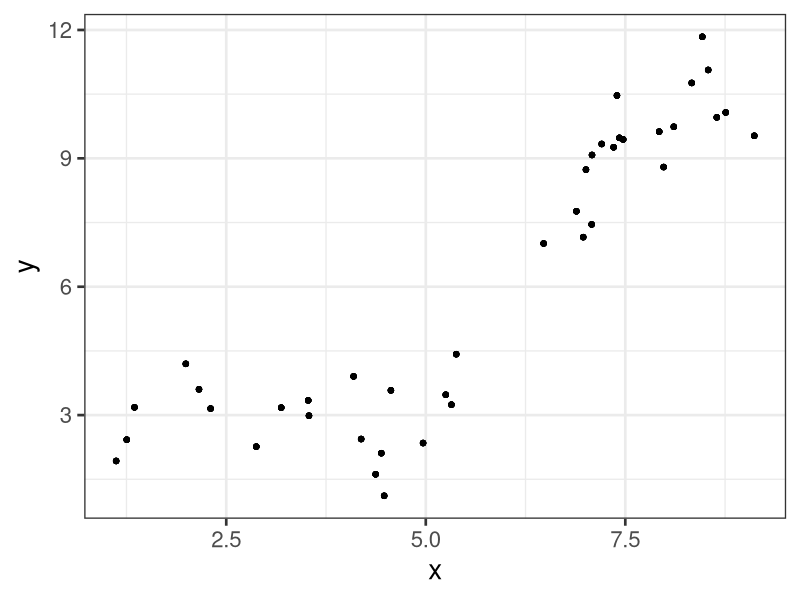
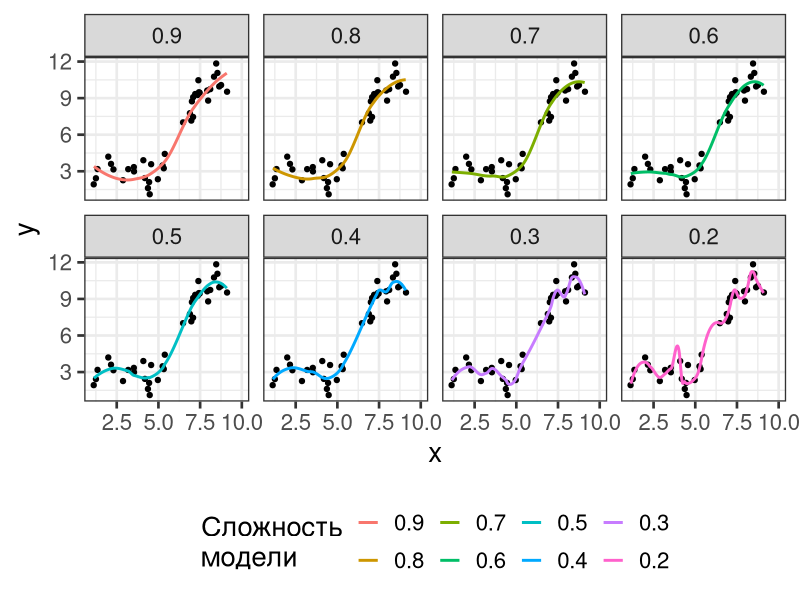
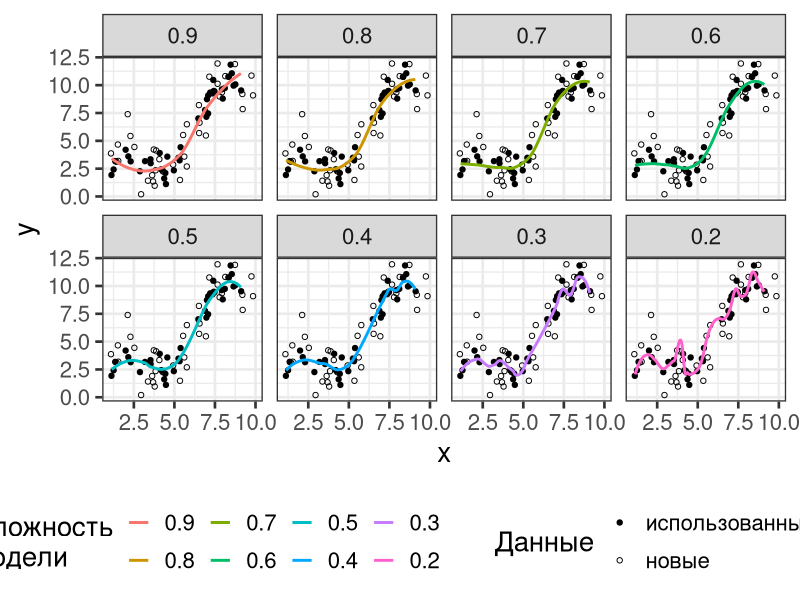
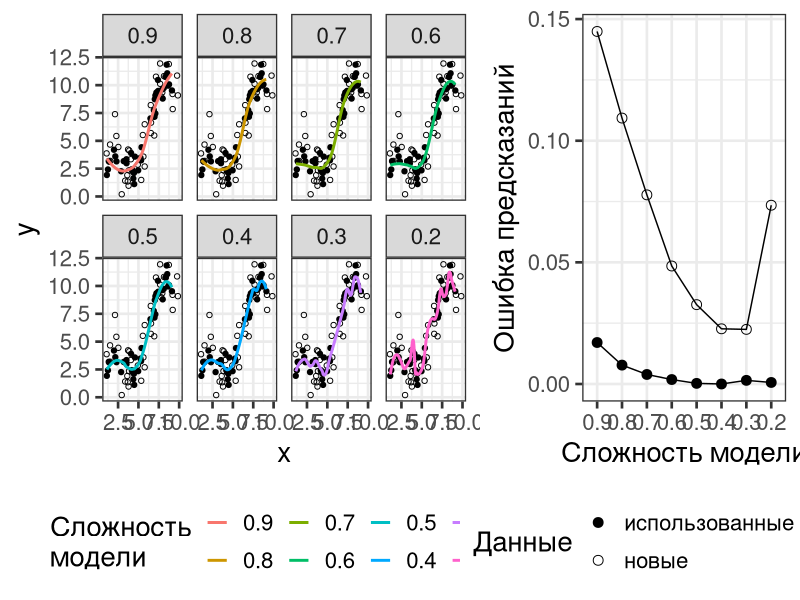
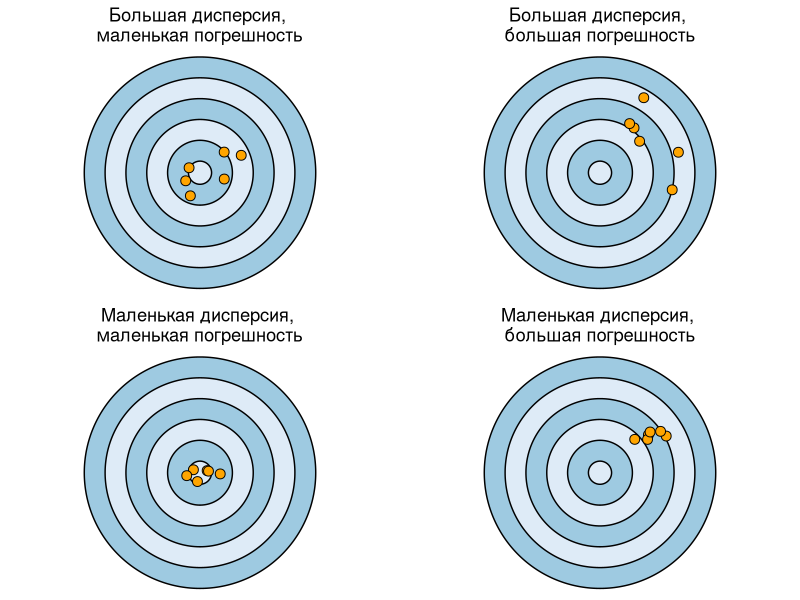
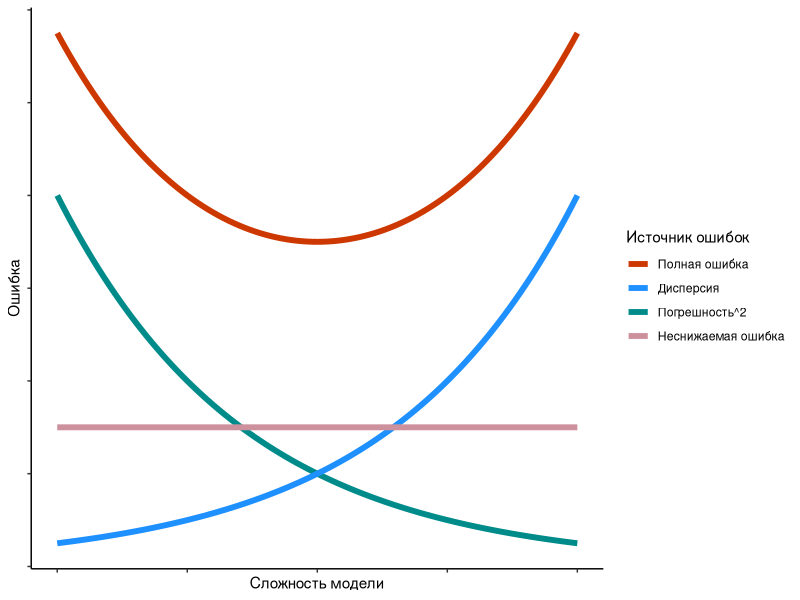

Source code (R) for these figures, in order:
## ---- chunk 1
options(width = 70, scipen = 6, digits = 3)
library(knitr)
library(ggplot2)

knitr::opts_chunk$set(
  fig.align = "center",
  tidy = FALSE,
  fig.width = 7,
  fig.height = 3,
  warning = FALSE,
  message = FALSE
)
## ---- chunk 2
library(tidyverse)
library(cowplot)
library(gridExtra)

theme_set(theme_bw(base_size = 20))
## ---- chunk 3
#| echo: false
#| purl: false

library(tidyr)
library(dplyr)

n <- 40
max_span <- 0.8
my_spans <- c(0.9, 0.8, 0.7, 0.6, 0.5, 0.4, 0.3, 0.2)
sd_e <- 1.8

# Training set -----------------------------------
set.seed(199)
data_training <- data.frame(x = runif(n, 1, 10)) %>%
  mutate(y = 2 * sin(x) + 1 * x + rnorm(n, 0, 0.9)) %>%
  crossing(span = my_spans) %>%
  group_by(span) %>%
  nest(x, y, .key = "data")

# Trained models
mod_training <- data_training %>%
  mutate(model = purrr::map2(data, span, ~ loess(y ~ x, data = .x, span = .y)))

# Predictions on the training set
pred_training <- mod_training %>%
  mutate(pred = purrr::map2(model, data, ~ predict(.x, newdata = .y))) %>%
  group_by(span) %>%
  unnest(c(data, pred)) %>%
  ungroup() %>%
  mutate(span = factor(span, labels = sort(my_spans, decreasing = TRUE), levels = sort(my_spans, decreasing = TRUE)))
# MSE training
MSe_training <- pred_training %>%
  group_by(span) %>%
  summarise(training = mean(y - pred)^2)

# Testing set ------------------------------------
set.seed(12312)
data_testing <- data.frame(x = runif(n, 1, 10)) %>%
  mutate(y = 2 * sin(x) + 1 * x + rnorm(n, 0, sd_e)) %>%
  crossing(span = my_spans) %>%
  group_by(span) %>%
  nest()
# The same model
data_testing$model <- mod_training$model
# Predictions on the testing set
pred_testing <- data_testing %>%
  mutate(pred = purrr::map2(model, data, ~ predict(.x, newdata = .y))) %>%
  group_by(span) %>%
  unnest(c(data, pred)) %>%
  ungroup() %>%
  mutate(span = factor(span, labels = sort(my_spans, decreasing = TRUE), levels = sort(my_spans, decreasing = TRUE)))
# MSE testing
MSe_testing <- pred_testing %>% group_by(span) %>%
  summarise(testing = mean(y - pred, na.rm = TRUE)^2)

# All predictions of the smoothers ---------------
data_all <- data.frame(x = seq(1, 10, length.out = 400)) %>%
  crossing(span = my_spans) %>%
  group_by(span) %>%
  nest()
# The same model
data_all$model <- mod_training$model
# Predictions on an artificial grid for plotting
pred_all <- data_all %>%
  mutate(pred = purrr::map2(model, data, ~ predict(.x, newdata = .y))) %>%
  group_by(span) %>%
  unnest(c(data, pred)) %>%
  ungroup() %>%
  mutate(span = factor(span, labels = sort(my_spans, decreasing = TRUE), levels = sort(my_spans, decreasing = TRUE)))

# Plot of predictions -----------------------
gg_dat <- ggplot(pred_all, aes(x = x, y = pred, colour = span, group = span)) +
  geom_point(data = pred_training, aes(x = x, y = y), colour = "black", shape = 19) +
  labs(colour = "Сложность\nмодели", y = "y") +
  theme(legend.position = "bottom")

# Plot of predictions with training set -------
gg_train <- ggplot(pred_all, aes(x = x, y = pred, colour = span, group = span)) +
  geom_point(data = pred_training, aes(x = x, y = y), colour = "black", shape = 19) +
  geom_line(size = 1) +
  facet_wrap(~as.factor(span), nrow = 2) +
  labs(colour = "Сложность\nмодели", y = "y") +
  theme(legend.position = "bottom")

# Plot of predictions with training and testing sets -------
gg_pred <- ggplot(pred_all, aes(x = x, y = pred, colour = span, group = span)) +
  geom_point(data = pred_training, aes(x = x, y = y, shape = "использованные в модели"), colour = "black") +
  geom_point(data = pred_testing, aes(x = x, y = y, shape = "новые"), colour = "black") +
  geom_line(size = 1) +
  facet_wrap(~as.factor(span), nrow = 2) +
  scale_shape_manual(values = c(19, 21), guide = FALSE) +
  labs(colour = "Сложность\nмодели", y = "y", shape = "Данные") +
  theme(legend.position = "bottom")

# Plot of training and testing MSe -----
dat_mse <- merge(MSe_training, MSe_testing) %>% gather(Data, MSe, -span) %>%
  mutate(Complexity = factor(span,
                             levels = sort(my_spans, decreasing = TRUE),
                             labels = sort(my_spans, decreasing = TRUE)),
         Data = factor(Data,
                       levels = c("training", "testing"),
                       labels = c("использованные в модели",
                                  "новые")))
gg_mse <- ggplot(dat_mse, aes(x = Complexity, y = MSe, group = Data)) +
  geom_line() +
  geom_point(aes(shape = Data), size = 3) +
  scale_shape_manual(values = c(19, 21), guide = guide_legend(nrow = 2)) +
  labs(x = "Сложность модели", y = "Ошибка предсказаний", shape = "Данные") +
  theme(legend.position = "bottom")
## ---- chunk 4
#| echo: false
#| fig.height: 4
#| fig.width: 7
#| purl: false

gg_dat
## ---- chunk 5
#| echo: false
#| fig.height: 5
#| fig.width: 10
#| purl: false

gg_train
## ---- chunk 6
#| echo: false
#| purl: false
#| warning: false
#| fig.width: 10
#| fig.height: 5

gg_pred + scale_shape_manual(values = c(19, 21), guide = guide_legend(nrow = 2))
## ---- chunk 7
#| echo: false
#| purl: false
#| fig.width: 12
#| fig.height: 4

grid.arrange(
  gg_pred,
  gg_mse,
  nrow = 1, widths = c(0.6, 0.4))
## ---- chunk 8
#| echo: false
#| purl: false
#| fig.height: 5

library(ggforce)

n_reps <- 6
set.seed(9328)
dfr <- data.frame(
  x0 = rep(0, 6),
  y0 = rep(0, 6),
  r = seq(1, 0.1, length.out = 6),
  fl = rep(1:2, 3)
)
dart <- ggplot() + geom_circle(data = dfr, aes(x0 = x0, y0 = y0, r = r, fill = fl)) +
  scale_fill_gradient(low = "#9ecae1", high = "#deebf7", guide = "none") +
  coord_equal() + theme_void() + theme(plot.title = element_text(hjust = 0.5))

HvLb <- dart +
  annotate(geom = "point", size = 3, shape = 21, colour = "black", fill = "orange",
           x = rnorm(n_reps, 0, 0.25), y = rnorm(n_reps, 0, 0.25)) +
  labs(title = "Большая дисперсия, \nмаленькая погрешность")

LvHb <- dart +
  annotate(geom = "point", size = 3, shape = 21, colour = "black", fill = "orange",
           x = rnorm(n_reps, 0, 0.1), y = rnorm(n_reps, 0, 0.1)) +
  labs(title = "Маленькая дисперсия, \nмаленькая погрешность")

HvHb <- dart +
  annotate(geom = "point", size = 3, shape = 21, colour = "black", fill = "orange",
           x = rnorm(n_reps, 0.4, 0.25), y = rnorm(n_reps, 0.3, 0.25)) +
  labs(title = "Большая дисперсия, \nбольшая погрешность")

LvLb <- dart +
  annotate(geom = "point", size = 3, shape = 21, colour = "black", fill = "orange",
           x = rnorm(n_reps, 0.4, 0.1), y = rnorm(n_reps, 0.3, 0.1)) +
  labs(title = "Маленькая дисперсия, \nбольшая погрешность")

grid.arrange(HvLb, HvHb, LvHb, LvLb, nrow = 2)
## ---- chunk 9
#| echo: false
#| purl: false
#| fig.height: 5

ggplot(data = data.frame(x = seq(-2, 2, by = 0.1)), aes(x = x)) +
  stat_function(fun = function(x) (0.5)^x,
                size = 2, aes(colour = "Погрешность^2")) +
  stat_function(fun = function(x) 2^x,
                size = 2, aes(colour = "Дисперсия")) +
  stat_function(fun = function(x) 1.5,
                size = 2, aes(colour = "Неснижаемая ошибка")) +
  stat_function(fun = function(x) (0.5)^x + 2^x + 1.5,
                size = 2, aes(colour = "Полная ошибка")) +
  scale_colour_manual(values = c("Погрешность^2" = "darkcyan",
                                 "Дисперсия" = "dodgerblue",
                                 "Неснижаемая ошибка" = "pink3",
                                 "Полная ошибка" = "orangered3"),
                      breaks = c("Полная ошибка", "Дисперсия",
                                 "Погрешность^2", "Неснижаемая ошибка")) +
  theme_classic() + theme(axis.text = element_blank()) +
  labs(x = "Сложность модели", y = "Ошибка", colour = "Источник ошибок")
